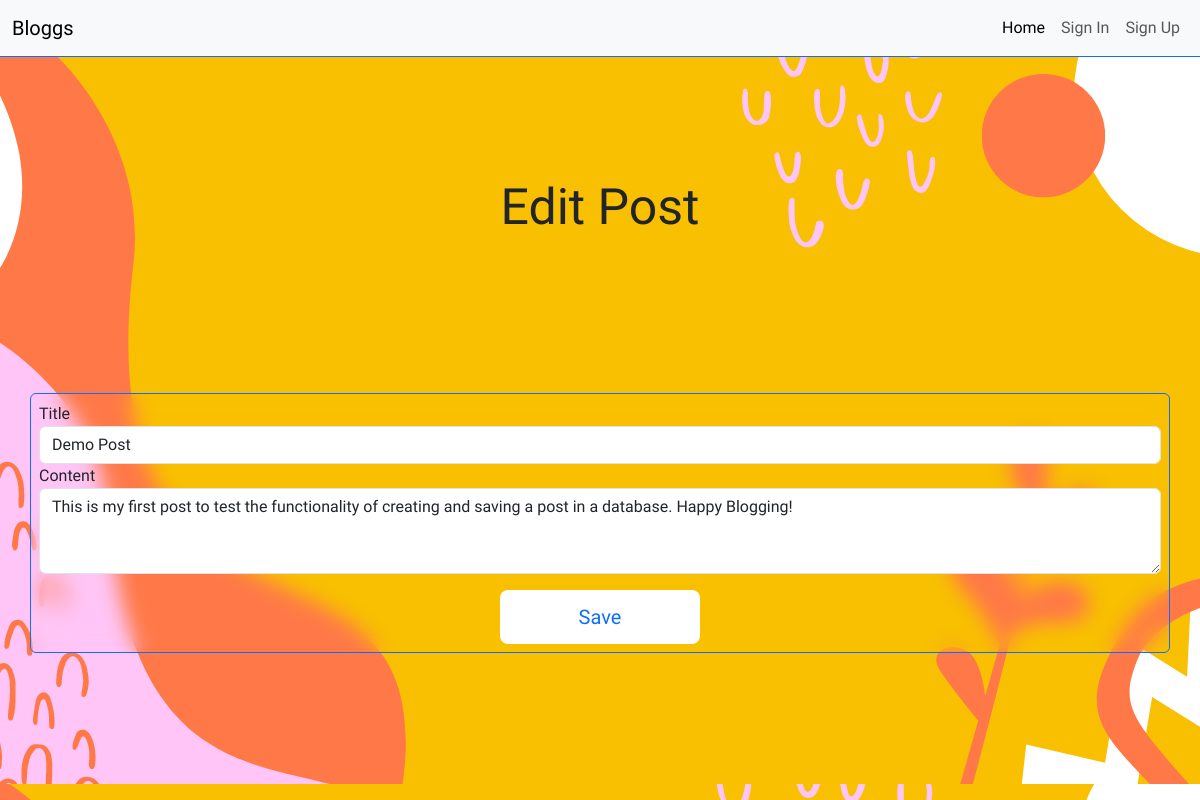
/blogs/edit/2/, run on an earlier commit of the app's database.
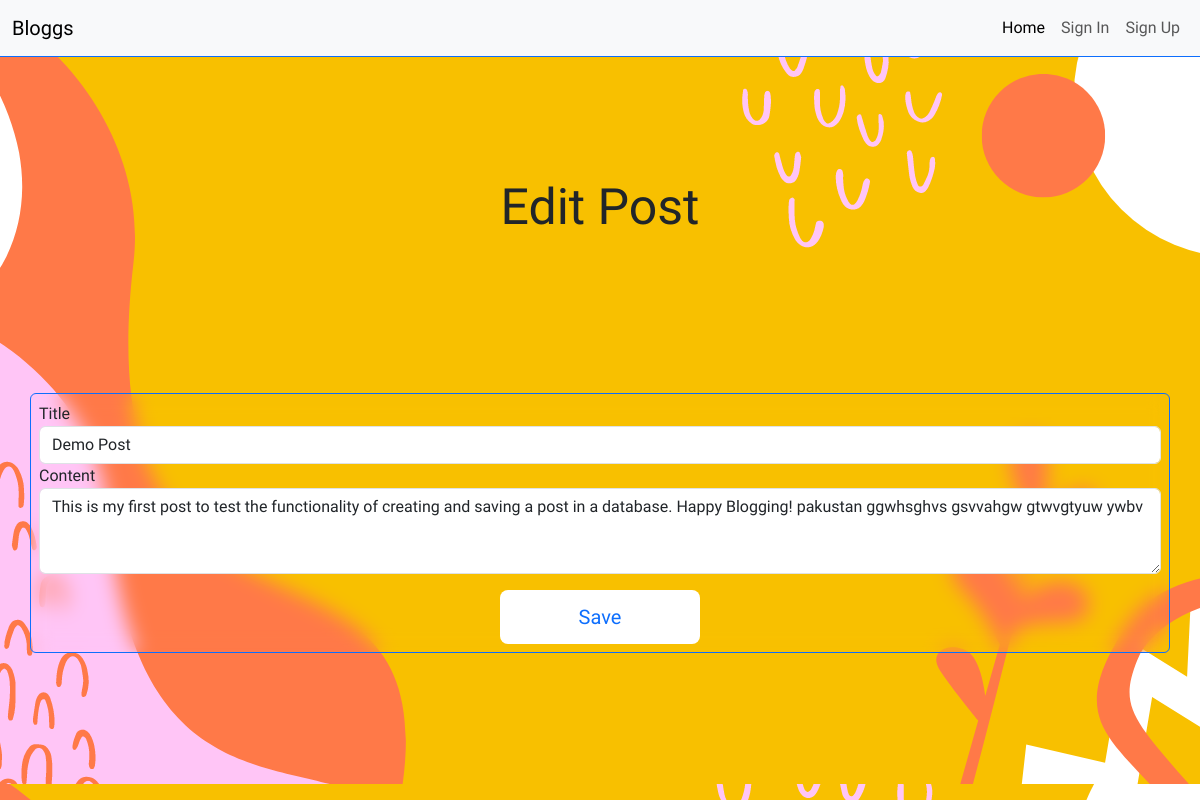
And on a later commit of the database.
### blogs/models.py (models this page shows)
class Blog(models.Model):
    title = models.CharField(max_length=200)
    content = models.TextField()
    created_at = models.DateTimeField()
    user = models.ForeignKey(User, on_delete=models.CASCADE)

### blogs/views.py (the view)
# urls.py: path('edit/<int:blog_id>/', views.edit_post, name='edit'),
def edit_post(request, blog_id):
    blog = Blog.objects.get(pk=blog_id)
    context = {'blog': blog}
    if request.method == "POST":
        new_title = request.POST.get('title-post')
        new_content = request.POST.get('content-post')
        blog.title = new_title
        blog.content = new_content
        blog.save()
        return redirect('home')
    else:
        return render(request, 'blogs/edit.html', context)

### Blog/templates/blogs/edit.html (shortened to what this page needs)
{% extends '../base.html' %}
{% load static %}
{% block content %}
<div class="main-create container-fluid d-flex flex-column justify-content-evenly align-items-center">
    <h1 class="main-h1">Edit Post</h1>
    <div class="container p-2 border border-primary rounded create-form-container">
        <form method="post" action="{% url 'edit' blog_id=blog.pk %}">
            <div class="form-group">
                <label for="title" class="font-weight-bold">Title</label>
                <input type="text" class="form-control" id="title" name="title-post" aria-describedby="titleHelp" value="{{ blog.title }}">
            </div>
            <div class="form-group">
                <label for="content" class="font-weight-bold">Content</label>
                <textarea class="form-control" id="content" rows="3" name="content-post">{{ blog.content }}</textarea>
            </div>
            <div class="d-flex few-row justify-content-center align-items-center mt-3 create-post-btns-div">
                <button type="submit">Save</button>
            </div>
        </form>
    </div>
</div>
{% endblock %}

What changed in the data, as far as the page shows it:
changed Blog "Demo Post": content-post "This is my first post to test the functionality of creating and saving a post in a database. Happy Blogging!" → "This is my first post to test the functionality of creating and saving a post in a database. Happy Blogging! pakustan ggwhsghvs gsvvahgw gtwvgtyuw ywbv"
